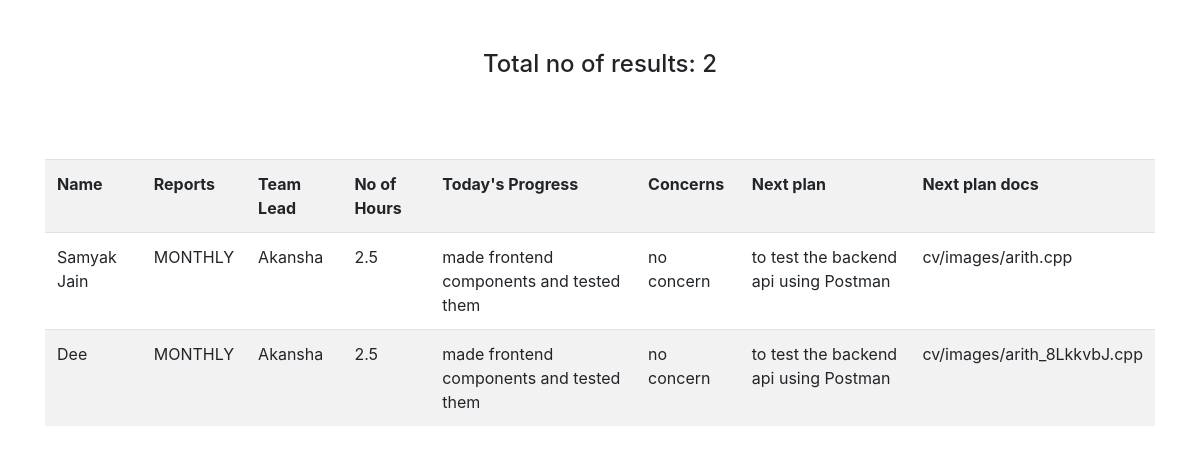
The app's page /test/submit/ with its own data.
### report/models.py (models this page shows)
class Data(models.Model):
    DAILY = 'DAILY'
    WEEKLY = 'WEEKLY'
    MONTHLY = 'MONTHLY'
    Choose = 'Choose'
    choose = [
        ('DAILY', DAILY),
        ('WEEKLY', WEEKLY),
        ('MONTHLY', MONTHLY)
    ]
    name = models.CharField(max_length=120)
    reports = models.CharField(
        max_length=8,
        choices=choose,
        default=Choose,
    )
    TEAM_CHOICES = (
   ('Raktima Mitra', 'Raktima Mitra'),
   ('Akansha', 'Akansha'),
   ('Amitesh Ranjan', 'Amitesh Ranjan'),
   ('Sheetal','Sheetal'),
   ('Kanika','Kanika'),
   ('Ajeet','Ajeet'),
   ('Shekar','Shekar')
)
    team_lead = models.CharField(max_length=25,choices=TEAM_CHOICES,blank=True)
    hours = models.DecimalField(decimal_places=1, max_digits=2, default = 2)
    today_progress = models.TextField(default = 'add')
    today_doc = models.FileField(upload_to = 'cv/images/', null = True)
    concern = models.TextField(default="your answer")
    next_plan = models.TextField(default="your answer")
    next_doc = models.FileField(upload_to = 'cv/images/', null = True)

### report/views.py (the view)
# urls.py: path('submit/', views.submit)
def submit(request):
    result = Data.objects.all()
    l = len(result)
    res = result[l-1]
    context = {
        'result' : result,
        'len' : l
    }
    return render(request, 'submit.html', context)

### templates/submit.html (shortened to what this page needs)
<!doctype html>
<html lang="en">
  <head>
    <link rel="stylesheet" href="https://stackpath.bootstrapcdn.com/bootstrap/4.4.1/css/bootstrap.min.css">
  </head>
  <body>
    <div class="container">
        <h4>Total no of results: {{len}}</h4>
                        <br></br>
                     <table class="table table-striped">
                         <tr>
                             <th>Name</th>
                             <th>Reports</th>
                             <th>Team Lead</th>
                             <th>No of Hours</th>
                             <th>Today's Progress</th>
                             <th>Concerns</th>
                             <th>Next plan</th>
                             <th>Next plan docs</th>
                         </tr>
                         <br>
                         {% for i in result %}
                            <tr>
                                <td>{{i.name}}</td>
                            <td>{{i.reports}}</td>
                            <td>Akansha</td>
                                <td>{{i.hours}}</td>
                            <td>{{i.today_progress}}</td>
                            <td>{{i.concern}}</td>
                                <td>{{i.next_plan}}</td>
                            <td>{{i.next_doc}}</td>
                            </tr>
                          {% endfor %}
                        </table>
                    </div>
  </body>
</html>

### templates/submit.html (style rules this page uses)
h4 { text-align: center; margin-top: 50px; }

### records on screen
Data: name "Samyak Jain", reports "MONTHLY", hours "2.5", today_progress "made frontend components and tested them", concern "no concern", next_plan "to test the backend api using Postman", next_doc "cv/images/arith.cpp"
Data: name "Dee", reports "MONTHLY", hours "2.5", today_progress "made frontend components and tested them", concern "no concern", next_plan "to test the backend api using Postman", next_doc "cv/images/arith_8LkkvbJ.cpp"

### other values on screen
{{ len }} "2"
